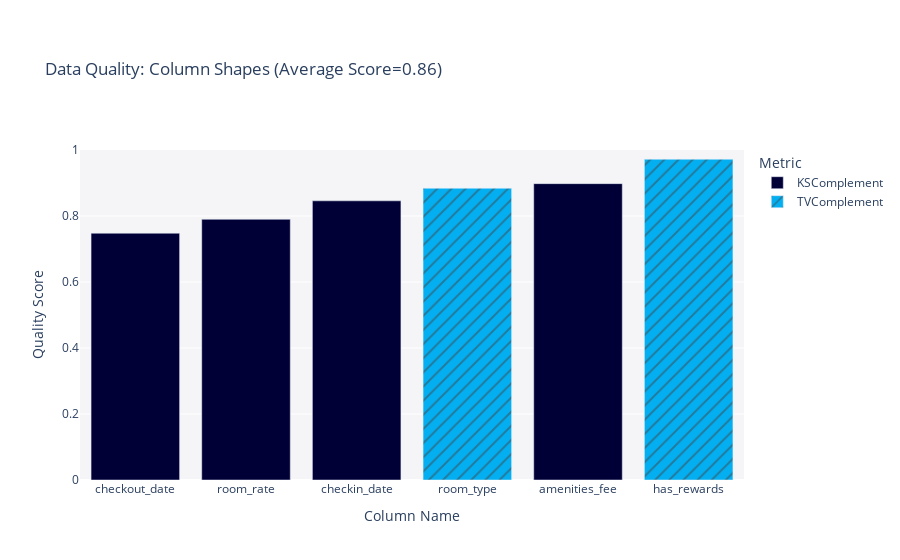

The notebook cell this image was saved under:
### Markdown cell above
The report allows us to visualize the different properties that were captured. For example, the visualization below shows us _which_ individual column shapes were well-captured and which weren't.

### Code cell
quality_report.get_visualization('Column Shapes')

### Figure 1 — Plotly figure (JSON) as saved in the notebook; plotly's stock layout.template omitted (floating-point values rounded to 4 significant figures)
{"data": [{"alignmentgroup": "True", "customdata": [["KSComplement"], ["KSComplement"], ["KSComplement"], ["KSComplement"]], "hovertemplate": "<b>%{hovertext}</b><br><br>Metric=%{customdata[0]}<br>Quality Score=%{y}<extra></extra>", "hovertext": ["amenities_fee", "checkin_date", "checkout_date", "room_rate"], "legendgroup": "KSComplement", "marker": {"color": "#000036", "pattern": {"shape": ""}}, "name": "KSComplement", "offsetgroup": "KSComplement", "orientation": "v", "showlegend": true, "textposition": "auto", "type": "bar", "x": ["amenities_fee", "checkin_date", "checkout_date", "room_rate"], "xaxis": "x", "y": [0.898, 0.846, 0.7478, 0.79], "yaxis": "y"}, {"alignmentgroup": "True", "customdata": [["TVComplement"], ["TVComplement"]], "hovertemplate": "<b>%{hovertext}</b><br><br>Metric=%{customdata[0]}<br>Quality Score=%{y}<extra></extra>", "hovertext": ["has_rewards", "room_type"], "legendgroup": "TVComplement", "marker": {"color": "#03AFF1", "pattern": {"shape": "/"}}, "name": "TVComplement", "offsetgroup": "TVComplement", "orientation": "v", "showlegend": true, "textposition": "auto", "type": "bar", "x": ["has_rewards", "room_type"], "xaxis": "x", "y": [0.972, 0.884], "yaxis": "y"}], "layout": {"barmode": "relative", "legend": {"title": {"text": "Metric"}, "tracegroupgap": 0}, "margin": {"t": 150}, "plot_bgcolor": "#F5F5F8", "title": {"text": "Data Quality: Column Shapes (Average Score=0.86)"}, "xaxis": {"anchor": "y", "categoryorder": "total ascending", "domain": [0, 1], "title": {"text": "Column Name"}}, "yaxis": {"anchor": "x", "domain": [0, 1], "range": [0, 1], "title": {"text": "Quality Score"}}}}
